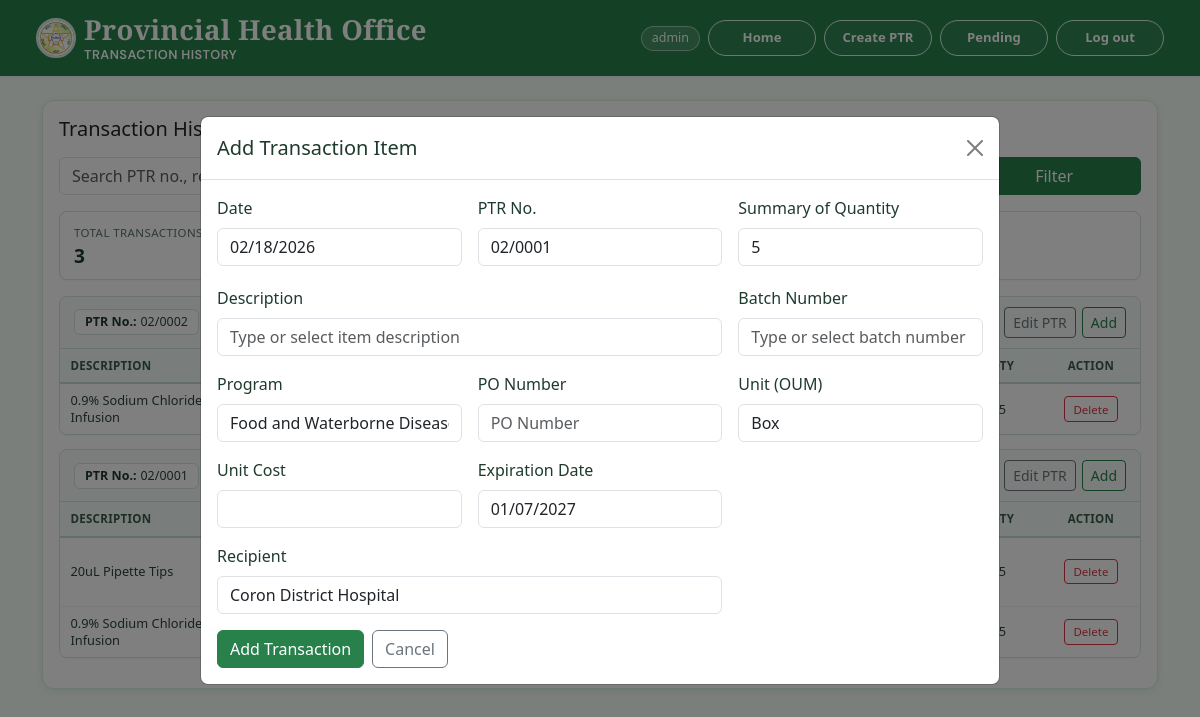
Page /report.php?add=2 (signed in) on the committed database.
### tables this page shows
CREATE TABLE `inventory_records` (
  `id` int NOT NULL AUTO_INCREMENT,
  `expiration_date` date DEFAULT NULL,
  `unit` varchar(50) DEFAULT NULL,
  `description` text,
  `batch_number` varchar(100) DEFAULT NULL,
  `quantity` int DEFAULT '0',
  `unit_cost` decimal(10,2) DEFAULT '0.00',
  `program` varchar(255) DEFAULT NULL,
  `po_no` varchar(100) DEFAULT NULL,
  `recipient` varchar(255) DEFAULT NULL,
  `ptr_no` varchar(50) DEFAULT NULL,
  `record_date` date DEFAULT NULL,
  `release_status` varchar(20) NOT NULL DEFAULT 'released',
  `released_at` datetime DEFAULT NULL,
  PRIMARY KEY (`id`)
);

### report.php (the view, shortened to what the rows shown need)
<?php
$search = trim($_GET['q'] ?? '');
$dateFrom = trim($_GET['date_from'] ?? '');
$dateTo = trim($_GET['date_to'] ?? '');
$sort = strtolower(trim($_GET['sort'] ?? 'desc'));
$sort = $sort === 'asc' ? 'asc' : 'desc';
$orderByDirection = $sort === 'asc' ? 'ASC' : 'DESC';
$records = [];
$groupedRecords = [];
$error = '';
function buildReportUrl(string $search, string $dateFrom, string $dateTo, string $sort, string $message = '', int $editId = 0, int $addRefId = 0): string
{
    $params = [];
    if ($editId > 0) {
        $params['edit'] = (string) $editId;
    }
    if ($addRefId > 0) {
        $params['add'] = (string) $addRefId;
    }
    return 'report.php' . (!empty($params) ? '?' . http_build_query($params) : '');
}
try {
    $pdo = getConnection();
    $pdo->exec(
        'CREATE TABLE IF NOT EXISTS inventory_records (
            id INT NOT NULL AUTO_INCREMENT,
            expiration_date DATE DEFAULT NULL,
            unit VARCHAR(50) DEFAULT NULL,
            description TEXT,
            batch_number VARCHAR(100) DEFAULT NULL,
            quantity INT DEFAULT 0,
            unit_cost DECIMAL(10,2) DEFAULT 0.00,
            program VARCHAR(255) DEFAULT NULL,
            recipient VARCHAR(255) DEFAULT NULL,
            ptr_no VARCHAR(50) DEFAULT NULL,
            record_date DATE DEFAULT NULL,
            PRIMARY KEY (id)
        ) ENGINE=InnoDB DEFAULT CHARSET=utf8mb4 COLLATE=utf8mb4_0900_ai_ci'
    );
    if ($error === '') {
        $where = ['COALESCE(release_status, "released") = "released"'];
        $params = [];
        $sql = '
            SELECT id, expiration_date, unit, description, batch_number, quantity, unit_cost, program, po_no, recipient, ptr_no, record_date
            FROM inventory_records
        ';
        if (!empty($where)) {
            $sql .= ' WHERE ' . implode(' AND ', $where);
        }
        $sql .= ' ORDER BY record_date ' . $orderByDirection . ', id ' . $orderByDirection;
        $stmt = $pdo->prepare($sql);
        $stmt->execute($params);
        $records = $stmt->fetchAll();
        foreach ($records as $record) {
            $ptrNo = trim((string) ($record['ptr_no'] ?? ''));
            $groupKey = $ptrNo !== '' ? $ptrNo : '__NO_PTR__';
            if (!isset($groupedRecords[$groupKey])) {
                $groupedRecords[$groupKey] = [
                    'ptr_no' => $ptrNo !== '' ? $ptrNo : '-',
                    'record_date' => (string) ($record['record_date'] ?? '-'),
                    'recipient' => (string) ($record['recipient'] ?? '-'),
                    'items' => [],
                ];
            }
            $groupedRecords[$groupKey]['items'][] = $record;
        }
    }
} catch (PDOException $e) {
    $error = 'Unable to load transaction report right now. Please check your database setup.';
}
?>
<!DOCTYPE html>
<html lang="en">
<head>
    <link rel="stylesheet" href="style.css?v=20260219">
</head>
<body class="report-page">
    <main class="py-4">
        <div class="container">
            <div class="card app-card">
                <div class="card-body">
                    <div class="d-flex flex-wrap justify-content-between align-items-center gap-2 mb-3">
                        <h1 class="h5 mb-0">Transaction History</h1>
                    </div>
                    <?php if ($error !== ''): ?>
                        <div class="alert alert-danger py-2 mb-0"><?= htmlspecialchars($error) ?></div>
                    <?php else: ?>
                        <?php if (empty($records)): ?>
                            <div class="alert alert-info py-2 mb-0">
                                No transaction history found.
                            </div>
                        <?php else: ?>
                            <?php $groupIndex = 0; ?>
                            <?php foreach ($groupedRecords as $group): ?>
                                <?php $groupSectionId = 'ptrGroupPrint_' . $groupIndex; ?>
                                <?php $groupPreviewId = 'ptrGroupPreview_' . $groupIndex; ?>
                                <?php $groupIndex++; ?>
                                <section class="report-group-block" id="<?= htmlspecialchars($groupSectionId) ?>">
                                    <div class="report-group-head">
                                        <div class="report-group-head-meta">
                                            <span class="report-group-chip"><strong>PTR No.:</strong> <?= htmlspecialchars($group['ptr_no']) ?></span>
                                            <span class="report-group-chip"><strong>Date:</strong> <?= htmlspecialchars($group['record_date']) ?></span>
                                            <span class="report-group-chip report-group-chip-recipient"><strong>Recipient:</strong> <?= htmlspecialchars($group['recipient']) ?></span>
                                        </div>
                                        <div class="report-group-head-actions">
                                            <button
                                                type="button"
                                                class="btn btn-outline-secondary btn-sm report-print-btn"
                                                data-print-target="<?= htmlspecialchars($groupPreviewId) ?>"
                                            >
                                            </button>
                                            <?php $groupRefId = isset($group['items'][0]['id']) ? (int) $group['items'][0]['id'] : 0; ?>
                                            <?php if ($groupRefId > 0): ?>
                                                <a
                                                    href="<?= htmlspecialchars(buildReportUrl($search, $dateFrom, $dateTo, $sort, '', $groupRefId)) ?>"
                                                    class="btn btn-outline-secondary btn-sm"
                                                >
                                                    Edit PTR
                                                </a>
                                                <a
                                                    href="<?= htmlspecialchars(buildReportUrl($search, $dateFrom, $dateTo, $sort, '', 0, $groupRefId)) ?>"
                                                    class="btn btn-outline-primary btn-sm"
                                                >
                                                    Add
                                                </a>
                                            <?php endif; ?>
                                        </div>
                                    </div>
                                    <div class="table-responsive report-group-table-wrap">
                                        <table class="table align-middle mb-0 report-group-table">
                                            <colgroup>
                                                <col class="report-col-description">
                                                <col class="report-col-batch">
                                                <col class="report-col-program">
                                                <col class="report-col-po">
                                                <col class="report-col-unit">
                                                <col class="report-col-expiry">
                                                <col class="report-col-qty">
                                                <col class="report-col-action">
                                            </colgroup>
                                            <thead>
                                                <tr>
                                                    <th class="report-col-description">Description</th>
                                                    <th class="report-col-batch">Batch No.</th>
                                                    <th class="report-col-program">Program</th>
                                                    <th class="report-col-po">PO No.</th>
                                                    <th class="report-col-unit">Unit</th>
                                                    <th class="report-col-expiry">Exp. Date</th>
                                                    <th class="report-col-qty">Qty</th>
                                                    <th class="report-col-action">Action</th>
                                                </tr>
                                            </thead>
                                            <tbody>
                                                <?php foreach ($group['items'] as $record): ?>
                                                    <tr>
                                                        <td class="report-col-description" title="<?= htmlspecialchars((string) ($record['description'] ?? '-')) ?>">
                                                            <?= htmlspecialchars($record['description'] ?? '-') ?>
                                                        </td>
                                                        <td class="report-col-batch"><?= htmlspecialchars($record['batch_number'] ?? '-') ?></td>
                                                        <td class="report-col-program"><?= htmlspecialchars($record['program'] ?? '-') ?></td>
                                                        <td class="report-col-po"><?= htmlspecialchars($record['po_no'] ?? '-') ?></td>
                                                        <td class="report-col-unit"><?= htmlspecialchars($record['unit'] ?? '-') ?></td>
                                                        <td class="report-col-expiry"><?= htmlspecialchars($record['expiration_date'] ?? '-') ?></td>
                                                        <td class="report-col-qty"><?= (int) ($record['quantity'] ?? 0) ?></td>
                                                        <td class="report-col-action">
                                                            <form method="post" action="report.php" onsubmit="return confirm('Delete this transaction?');" class="d-inline">
                                                                <button type="submit" class="btn btn-outline-danger btn-sm">Delete</button>
                                                            </form>
                                                        </td>
                                                    </tr>
                                                <?php endforeach; ?>
                                            </tbody>
                                        </table>
                                    </div>
                                </section>
                            <?php endforeach; ?>
                        <?php endif; ?>
                    <?php endif; ?>
                </div>
            </div>
        </div>
    </main>
    <div class="modal fade" id="addTransactionModal" tabindex="-1" aria-labelledby="addTransactionModalLabel" aria-hidden="true">
        <div class="modal-dialog modal-lg modal-dialog-centered">
            <div class="modal-content">
                <div class="modal-header">
                    <h2 class="modal-title h5 mb-0" id="addTransactionModalLabel">Add Transaction Item</h2>
                </div>
            </div>
        </div>
    </div>
</body>
</html>

### rows in the picture
inventory_records: ptr_no "02/0002", description "0.9% Sodium Chloride 1L Solution for Infusion", quantity "5"
inventory_records: description "20uL Pipette Tips", quantity "5"
inventory_records: description "0.9% Sodium Chloride 1L Solution for Infusion", quantity "5"

### other values in the picture
$username "admin"
count($records) "3"
$group['ptr_no'] "02/0001"
